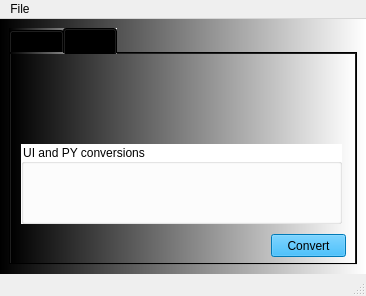
<?xml version="1.0" encoding="UTF-8"?>
<ui version="4.0">
 <class>MainWindow</class>
 <widget class="QMainWindow" name="MainWindow">
  <property name="geometry">
   <rect>
    <x>0</x>
    <y>0</y>
    <width>366</width>
    <height>296</height>
   </rect>
  </property>
  <property name="windowTitle">
   <string>MainWindow</string>
  </property>
  <widget class="QWidget" name="centralwidget">
   <property name="styleSheet">
    <string notr="true">background-color: qlineargradient(spread:pad, x1:0, y1:0, x2:1, y2:0, stop:0 rgba(0, 0, 0, 255), stop:1 rgba(255, 255, 255, 255));</string>
   </property>
   <layout class="QVBoxLayout" name="verticalLayout">
    <item>
     <widget class="QTabWidget" name="tabWidget">
      <property name="currentIndex">
       <number>1</number>
      </property>
      <widget class="QWidget" name="tab">
       <property name="styleSheet">
        <string notr="true">QWidget{
background-color: rgb(0, 0, 255);
}

QPushButton{
background-color: rgb(255, 255, 255);
}

QPushButton#pushButton_set_label{
background-color: rgb(255, 0, 255);
}
</string>
       </property>
       <attribute name="title">
        <string>Tab 1</string>
       </attribute>
       <widget class="QWidget" name="verticalLayoutWidget">
        <property name="geometry">
         <rect>
          <x>0</x>
          <y>0</y>
          <width>341</width>
          <height>201</height>
         </rect>
        </property>
        <layout class="QVBoxLayout" name="verticalLayout_2">
         <item>
          <widget class="QLabel" name="label">
           <property name="font">
            <font>
             <pointsize>18</pointsize>
            </font>
           </property>
           <property name="text">
            <string>TextLabel</string>
           </property>
           <property name="alignment">
            <set>Qt::AlignCenter</set>
           </property>
          </widget>
         </item>
         <item>
          <layout class="QHBoxLayout" name="horizontalLayout">
           <item>
            <widget class="QPushButton" name="pushButton_clear">
             <property name="text">
              <string>Clear label</string>
             </property>
            </widget>
           </item>
           <item>
            <widget class="QPushButton" name="pushButton_set_label">
             <property name="text">
              <string>Set label</string>
             </property>
            </widget>
           </item>
          </layout>
         </item>
        </layout>
       </widget>
      </widget>
      <widget class="QWidget" name="tab_2">
       <property name="autoFillBackground">
        <bool>false</bool>
       </property>
       <attribute name="title">
        <string>Tab 2</string>
       </attribute>
       <widget class="QPushButton" name="pushButton_convert">
        <property name="geometry">
         <rect>
          <x>260</x>
          <y>180</y>
          <width>75</width>
          <height>23</height>
         </rect>
        </property>
        <property name="styleSheet">
         <string notr="true">background-color: rgb(0, 170, 255);</string>
        </property>
        <property name="text">
         <string>Convert</string>
        </property>
       </widget>
       <widget class="QGroupBox" name="groupBox">
        <property name="geometry">
         <rect>
          <x>10</x>
          <y>90</y>
          <width>321</width>
          <height>80</height>
         </rect>
        </property>
        <property name="styleSheet">
         <string notr="true">background-color: rgb(255, 255, 255);</string>
        </property>
        <property name="title">
         <string>UI and PY conversions</string>
        </property>
       </widget>
      </widget>
     </widget>
    </item>
   </layout>
  </widget>
  <widget class="QMenuBar" name="menubar">
   <property name="geometry">
    <rect>
     <x>0</x>
     <y>0</y>
     <width>366</width>
     <height>21</height>
    </rect>
   </property>
   <widget class="QMenu" name="menuFile">
    <property name="title">
     <string>File</string>
    </property>
    <addaction name="actionNew"/>
    <addaction name="separator"/>
    <addaction name="actionExit"/>
   </widget>
   <addaction name="menuFile"/>
  </widget>
  <widget class="QStatusBar" name="statusbar">
   <property name="statusTip">
    <string>Text displayed</string>
   </property>
  </widget>
  <action name="actionNew">
   <property name="icon">
    <iconset>
     <normaloff>../icons/new_icon.png</normaloff>../icons/new_icon.png</iconset>
   </property>
   <property name="text">
    <string>New</string>
   </property>
   <property name="statusTip">
    <string>New File</string>
   </property>
  </action>
  <action name="actionExit">
   <property name="icon">
    <iconset>
     <normaloff>../icons/exit_icon.png</normaloff>../icons/exit_icon.png</iconset>
   </property>
   <property name="text">
    <string>Exit</string>
   </property>
  </action>
 </widget>
 <resources/>
 <connections/>
 <slots>
  <slot>slot1()</slot>
 </slots>
</ui>
